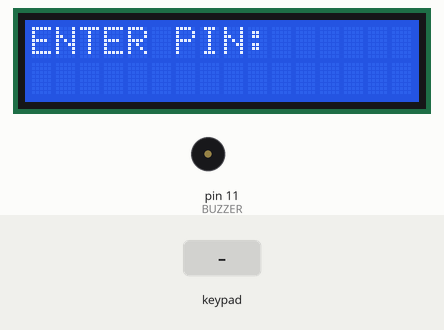
Bench run of a sketch on a simulated Arduino Uno, built with avr-gcc and run on an emulated ATmega328P. On the bench: 16×2 character LCD, buzzer (waves = sounding). The test bench sets the inputs (shaded band).

Above: at 1.2 s.
1.3 s: keypad keys 6 7 8 9 pressed 0.4 s apart
At 3.5 s:
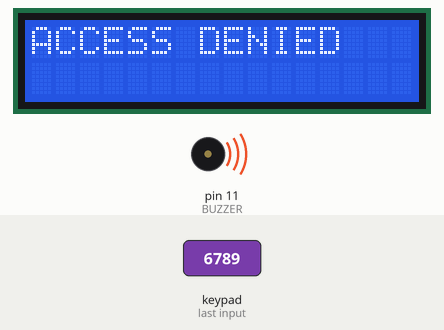
4.4 s: keypad keys 2 0 2 6 pressed 0.4 s apart
At 6.9 s:
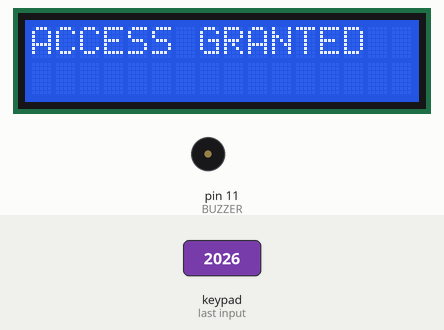
9.0 s: key '1' pressed
At 9.9 s:
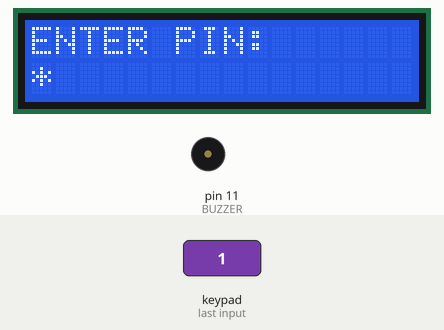
10.5 s: key '2' pressed
At 11.1 s:
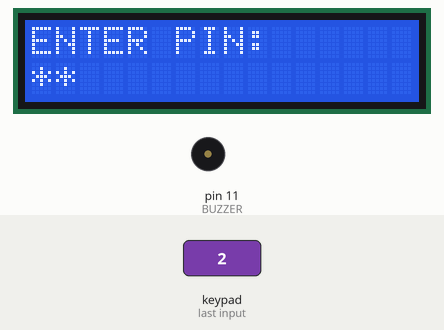
Timing chart, 0 to 13.0 s (numbered marks = the images above; inputs shaded):
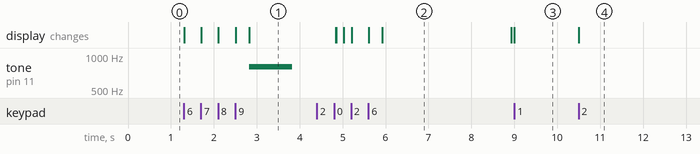

The sketch:

keypad_lcd.ino
```cpp
#include <Wire.h>
#include <LiquidCrystal_I2C.h>
#include <Keypad.h>

// Initialize I2C LCD (0x27 address, 16 columns, 2 rows)
LiquidCrystal_I2C lcd(0x27, 16, 2);

const byte ROWS = 4;
const byte COLS = 4;
char hexaKeys[ROWS][COLS] = {
  {'1','2','3','A'},
  {'4','5','6','B'},
  {'7','8','9','C'},
  {'*','0','#','D'}
};

// Keypad pins configured away from I2C pins
byte rowPins[ROWS] = {A0, A1, A2, A3};
byte colPins[COLS] = {6, 7, 8, 9};

Keypad customKeypad = Keypad(makeKeymap(hexaKeys), rowPins, colPins, ROWS, COLS);

const String SECRET_PIN = "2026";
String inputPIN = "";
int wrongAttempts = 0;

const int BUZZER = 11;

void setup(){
  lcd.init();
  lcd.backlight();
  pinMode(BUZZER, OUTPUT);
  resetSystem();
}

void loop(){
  char customKey = customKeypad.getKey();

  if (customKey){
    if (customKey == '#') {
      inputPIN = "";
      resetSystem();
    }
    else {
      inputPIN += customKey;
      lcd.setCursor(inputPIN.length() - 1, 1);
      lcd.print('*');

      if (inputPIN.length() == 4) {
        delay(300);
        lcd.clear();
        if (inputPIN == SECRET_PIN) {
          lcd.print("ACCESS GRANTED");
          delay(3000);
          wrongAttempts = 0;
          resetSystem();
        } else {
          lcd.print("ACCESS DENIED");
          tone(BUZZER, 800, 1000);
          delay(2000);
          wrongAttempts++;

          if (wrongAttempts >= 3) {
            lcd.clear();
            lcd.print("LOCKED OUT!");
            for(int i = 10; i > 0; i--) {
              lcd.setCursor(0,1);
              lcd.print("Wait: "); lcd.print(i); lcd.print("s ");
              delay(1000);
            }
            wrongAttempts = 0;
          }
          resetSystem();
        }
      }
    }
  }
}

void resetSystem() {
  inputPIN = "";
  noTone(BUZZER);
  lcd.clear();
  lcd.print("ENTER PIN:");
}
```

Measured:
- after the input at 1.3 s, tone on pin 11 (BUZZER): silent → 800 Hz after 1.5 s, → silent 1.0 s later; the display: first changes at once (image 1 shows a later state)
- after the input at 4.4 s, the display: first differs from a run without the input after 0.46 s (image 2 shows a later state)
- after the input at 9.0 s, the display: changes at once (image 3)
- after the input at 10.5 s, the display: changes at once (image 4)
- what the display in image 2 shows lasts 3.0 s, from 5.9 s to 8.9 s
